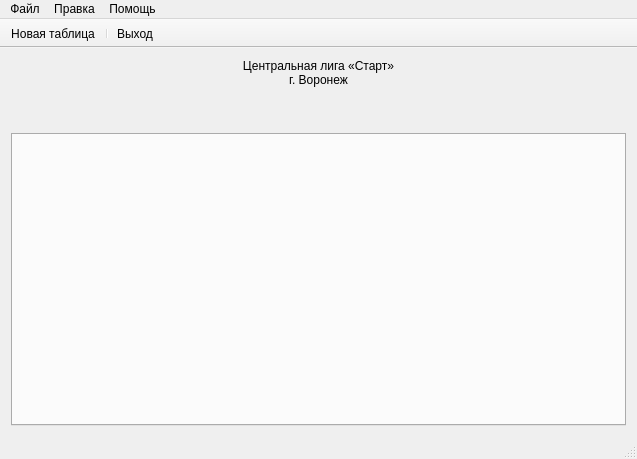
<?xml version="1.0" encoding="UTF-8"?>
<ui version="4.0">
 <class>wndMain</class>
 <widget class="QMainWindow" name="wndMain">
  <property name="geometry">
   <rect>
    <x>0</x>
    <y>0</y>
    <width>637</width>
    <height>459</height>
   </rect>
  </property>
  <property name="windowTitle">
   <string>Турнирная таблица КВН</string>
  </property>
  <widget class="QWidget" name="centralWidget">
   <layout class="QVBoxLayout" name="verticalLayout_4">
    <item>
     <layout class="QHBoxLayout" name="horizontalLayout" stretch="0,1,0">
      <item>
       <widget class="QLabel" name="lblPictureTopLeft">
        <property name="text">
         <string/>
        </property>
       </widget>
      </item>
      <item>
       <layout class="QVBoxLayout" name="verticalLayout">
        <item>
         <widget class="QLabel" name="lblTitle">
          <property name="styleSheet">
           <string notr="true"/>
          </property>
          <property name="text">
           <string>Центральная лига «Старт»
г. Воронеж</string>
          </property>
          <property name="alignment">
           <set>Qt::AlignCenter</set>
          </property>
         </widget>
        </item>
        <item>
         <widget class="QLabel" name="lblDate">
          <property name="text">
           <string/>
          </property>
          <property name="alignment">
           <set>Qt::AlignCenter</set>
          </property>
         </widget>
        </item>
        <item>
         <widget class="QLabel" name="lblStageName">
          <property name="text">
           <string/>
          </property>
          <property name="alignment">
           <set>Qt::AlignCenter</set>
          </property>
         </widget>
        </item>
       </layout>
      </item>
      <item>
       <widget class="QLabel" name="lblPictureTopRight">
        <property name="text">
         <string/>
        </property>
       </widget>
      </item>
     </layout>
    </item>
    <item>
     <widget class="QTabWidget" name="tabs">
      <property name="currentIndex">
       <number>-1</number>
      </property>
     </widget>
    </item>
   </layout>
  </widget>
  <widget class="QMenuBar" name="menuBar">
   <widget class="QMenu" name="menuFile">
    <property name="title">
     <string>Файл</string>
    </property>
    <addaction name="actNewTable"/>
    <addaction name="actSaveAs"/>
    <addaction name="separator"/>
    <addaction name="actExit"/>
   </widget>
   <widget class="QMenu" name="menuHelp">
    <property name="styleSheet">
     <string notr="true"/>
    </property>
    <property name="title">
     <string>Помощь</string>
    </property>
    <addaction name="actAbout"/>
    <addaction name="actAboutQt"/>
   </widget>
   <widget class="QMenu" name="menu">
    <property name="title">
     <string>Правка</string>
    </property>
    <addaction name="actFullscreen"/>
    <addaction name="actSettings"/>
    <addaction name="actStyleSheetReload"/>
   </widget>
   <addaction name="menuFile"/>
   <addaction name="menu"/>
   <addaction name="menuHelp"/>
  </widget>
  <widget class="QToolBar" name="mainToolBar">
   <property name="movable">
    <bool>false</bool>
   </property>
   <property name="iconSize">
    <size>
     <width>24</width>
     <height>24</height>
    </size>
   </property>
   <property name="floatable">
    <bool>false</bool>
   </property>
   <attribute name="toolBarArea">
    <enum>TopToolBarArea</enum>
   </attribute>
   <attribute name="toolBarBreak">
    <bool>false</bool>
   </attribute>
   <addaction name="actNewTable"/>
   <addaction name="separator"/>
   <addaction name="actExit"/>
  </widget>
  <widget class="QStatusBar" name="statusBar"/>
  <action name="actNewTable">
   <property name="icon">
    <iconset resource="resources.qrc">
     <normaloff>:/icons/new.png</normaloff>:/icons/new.png</iconset>
   </property>
   <property name="text">
    <string>Новая таблица</string>
   </property>
   <property name="toolTip">
    <string>Новая таблица</string>
   </property>
   <property name="statusTip">
    <string>Создать новую турнирную таблицу</string>
   </property>
   <property name="shortcut">
    <string>Ctrl+N</string>
   </property>
  </action>
  <action name="actExit">
   <property name="icon">
    <iconset resource="resources.qrc">
     <normaloff>:/icons/quit.png</normaloff>:/icons/quit.png</iconset>
   </property>
   <property name="text">
    <string>Выход</string>
   </property>
   <property name="toolTip">
    <string>Выход</string>
   </property>
   <property name="statusTip">
    <string>Выйти из программы</string>
   </property>
  </action>
  <action name="actAbout">
   <property name="text">
    <string>О программе</string>
   </property>
   <property name="statusTip">
    <string>Информация об этой программе</string>
   </property>
  </action>
  <action name="actAboutQt">
   <property name="text">
    <string>О Qt</string>
   </property>
   <property name="statusTip">
    <string>Информация о фреймворке Qt</string>
   </property>
  </action>
  <action name="actFullscreen">
   <property name="checkable">
    <bool>true</bool>
   </property>
   <property name="text">
    <string>Во весь экран</string>
   </property>
   <property name="shortcut">
    <string>F11</string>
   </property>
  </action>
  <action name="actSettings">
   <property name="text">
    <string>Настройки</string>
   </property>
  </action>
  <action name="actStyleSheetReload">
   <property name="text">
    <string>Перезагрузить стиль</string>
   </property>
   <property name="shortcut">
    <string>F7</string>
   </property>
  </action>
  <action name="actExitFullscreen">
   <property name="text">
    <string>Выйти из полноэкранного режима</string>
   </property>
   <property name="shortcut">
    <string>Esc</string>
   </property>
  </action>
  <action name="actSaveAs">
   <property name="text">
    <string>Сохранить...</string>
   </property>
   <property name="toolTip">
    <string>Сохранить таблицу в файл</string>
   </property>
   <property name="shortcut">
    <string>Ctrl+Shift+S</string>
   </property>
  </action>
 </widget>
 <layoutdefault spacing="6" margin="11"/>
 <resources>
  <include location="resources.qrc"/>
 </resources>
 <connections>
  <connection>
   <sender>actExit</sender>
   <signal>triggered()</signal>
   <receiver>wndMain</receiver>
   <slot>close()</slot>
   <hints>
    <hint type="sourcelabel">
     <x>-1</x>
     <y>-1</y>
    </hint>
    <hint type="destinationlabel">
     <x>199</x>
     <y>149</y>
    </hint>
   </hints>
  </connection>
  <connection>
   <sender>actAboutQt</sender>
   <signal>triggered()</signal>
   <receiver>wndMain</receiver>
   <slot>aboutQt()</slot>
   <hints>
    <hint type="sourcelabel">
     <x>-1</x>
     <y>-1</y>
    </hint>
    <hint type="destinationlabel">
     <x>20</x>
     <y>20</y>
    </hint>
   </hints>
  </connection>
  <connection>
   <sender>actAbout</sender>
   <signal>triggered()</signal>
   <receiver>wndMain</receiver>
   <slot>about()</slot>
   <hints>
    <hint type="sourcelabel">
     <x>-1</x>
     <y>-1</y>
    </hint>
    <hint type="destinationlabel">
     <x>20</x>
     <y>20</y>
    </hint>
   </hints>
  </connection>
 </connections>
</ui>
